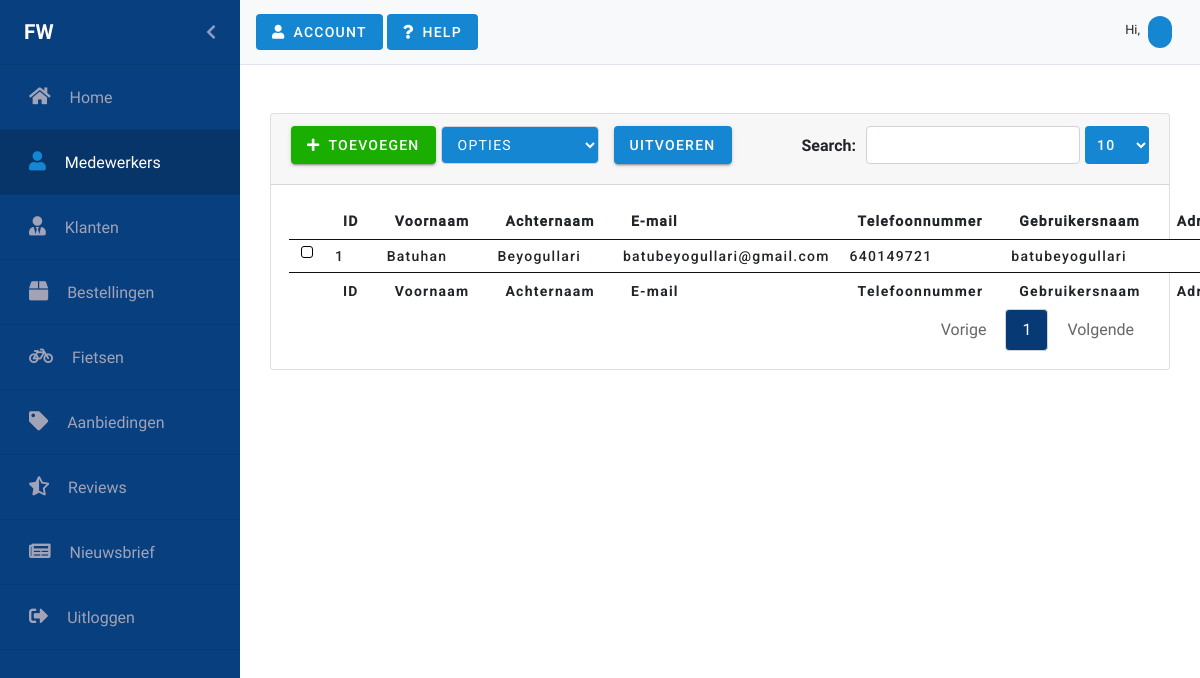
The page /medewerkers.php on the database its author committed.
### tables this page shows
CREATE TABLE `employees` (
  `id` int(11) NOT NULL,
  `username` varchar(50) NOT NULL,
  `first_name` varchar(30) NOT NULL,
  `last_name` varchar(30) NOT NULL,
  `adress` varchar(60) NOT NULL,
  `city` varchar(45) NOT NULL,
  `zip_code` varchar(6) NOT NULL,
  `email` varchar(60) NOT NULL,
  `email_verified` tinyint(1) NOT NULL,
  `phone` int(11) NOT NULL,
  `password` varchar(255) NOT NULL,
  `invite_code` varchar(40) NOT NULL,
  `register_date` datetime NOT NULL,
  `remember_me` varchar(80) NOT NULL,
  `last_login` datetime NOT NULL
);

### medewerkers.php (the view, shortened to what this page needs)
<?php
require_once("Controllers/dbconnect.php");
$records = $con->query("SELECT * FROM employees");
?>
<html lang="en">
<head>
    <link rel="stylesheet" href="https://stackpath.bootstrapcdn.com/bootstrap/4.3.1/css/bootstrap.min.css"
>
    <link rel="stylesheet" href="https://use.fontawesome.com/releases/v5.8.2/css/all.css"
          type='text/css' media='all'>
    <link href="css/Material/material-components-web.min.css" rel="stylesheet">
    <link rel="stylesheet" href="scss/backend.css">
    <link rel="stylesheet" type="text/css" href="css/Datatable/select.dataTables.min.css">
    <link rel="stylesheet" type="text/css" href="css/Datatable/datatables.min.css"/>
    <link rel="stylesheet" type="text/css" href="css/Animate/animate.css">
</head>
<body>
<div id="wrapper" class="toggled">
    <div id="sidebar-wrapper" class="sidebarAnimation">
        <ul class="sidebarUl">
            <div class="sidebarProfilePicture pl-4 pr-4" id="sidebarProfilePicture">
                <span class="logo sidebarUsername">FW</span>
                <a href="#menu-toggle" id="menu-toggle" class="aSidebarChevron float-right">
                    <i class="fas fa-chevron-left" id="chevron"></i>
                </a>
            </div>
            <li class="sidebarLi">
                <a class="accordion-toggle collapsed toggle-switch" href="index.php">
                    <div class="sidebarData">
                        <span class="sidebar-icon"><i class="fas fa-home iconwidth"></i></span>
                        <span class="pr-15"></span>
                        <span class="sidebar-title">Home</span>
                    </div>
                </a>
            </li>
            <li class="sidebarLi active">
                <a class="accordion-toggle collapsed toggle-switch" href="#">
                    <div class="sidebarData">
                        <span class="sidebar-icon"><i class="fas fa-user iconwidth"></i></span>
                        <span class="pr-15"></span>
                        <span class="sidebar-title">Medewerkers</span>
                    </div>
                </a>
            </li>
            <li class="sidebarLi">
                <a class="accordion-toggle collapsed toggle-switch" href="klanten.php">
                    <div class="sidebarData">
                        <span class="sidebar-icon"><i class="fas fa-user-tie iconwidth"></i></span>
                        <span class="pr-15"></span>
                        <span class="sidebar-title">Klanten</span>
                    </div>
                </a>
            </li>
            <li class="sidebarLi" id="bestellingen" data-toggle="collapse" href="#submenu-2">
                <a class="accordion-toggle collapsed toggle-switch" data-toggle="collapse" href="#submenu-2">
                    <div class="sidebarData">
                        <span class="sidebar-icon"><i class="fa fa-box iconwidth"></i></span>
                        <span class="pr-15"></span>
                        <span class="sidebar-title">Bestellingen</span>
                    </div>
                </a>
            </li>
            <li class="sidebarLi">
                <a class="accordion-toggle collapsed toggle-switch" href="fietsen.php">
                    <div class="sidebarData">
                        <span class="sidebar-icon"><i class="fa fa-bicycle iconwidth"></i></span>
                        <span class="pr-15"></span>
                        <span class="sidebar-title">Fietsen</span>
                    </div>
                </a>
            </li>
            <li class="sidebarLi">
                <a class="accordion-toggle collapsed toggle-switch" href="aanbiedingen.php">
                    <div class="sidebarData">
                        <span class="sidebar-icon"><i class="fas fa-tag iconwidth"></i></span>
                        <span class="pr-15"></span>
                        <span class="sidebar-title">Aanbiedingen</span>
                    </div>
                </a>
            </li>
            <li class="sidebarLi">
                <a class="accordion-toggle collapsed toggle-switch" href="reviews.php">
                    <div class="sidebarData">
                        <span class="sidebar-icon"><i class="fas fa-star-half-alt iconwidth"></i></span>
                        <span class="pr-15"></span>
                        <span class="sidebar-title">Reviews</span>
                    </div>
                </a>
            </li>
            <li class="sidebarLi">
                <a class="accordion-toggle collapsed toggle-switch" href="nieuwsbrief.php">
                    <div class="sidebarData">
                        <span class="sidebar-icon"><i class="fas fa-newspaper iconwidth"></i></span>
                        <span class="pr-15"></span>
                        <span class="sidebar-title">Nieuwsbrief</span>
                    </div>
                </a>
            </li>
            <li class="sidebarLi">
                <a class="accordion-toggle collapsed toggle-switch" href="#">
                    <div class="sidebarData">
                        <span class="sidebar-icon"><i class="fas fa-sign-out-alt iconwidth"></i></span>
                        <span class="pr-15"></span>
                        <span class="sidebar-title">Uitloggen</span>
                    </div>
                </a>
            </li>
        </ul>
    </div>
    <nav class="navbar navbar-light bg-light mr-auto nav" id="nav">
        <div class="justify-content-end">
            <button class="foo-button mdc-button mdc-button--unelevated mdc-ripple-upgraded account">
                <i class="fas fa-user"></i>
                <span class="mdc-button__label">Account</span>
            </button>
            <button class="foo-button mdc-button mdc-button--unelevated mdc-ripple-upgraded help">
                <i class="fas fa-question"></i>
                <span class="mdc-button__label">Help</span>
            </button>
        </div>
        <div class="mdc-chip-set pl-2 pr-2">
            <div class="hiUser pr-1 pt-2">
                <span class="hiNav">Hi, </span>
            </div>
            <div class="mdc-chip" tabindex="0">
            </div>
        </div>
    </nav>
    <div class="row gebruikers">
        <div class="card text-black mb-5 mt-5">
            <div class="card-header" id="card-header">
                <button class="foo-button mdc-button mdc-button--raised mdc-ripple-upgraded toevoegen" id="toevoegen"
                        data-toggle="modal" data-target="#toevoegenModal">
                    <i class="fas fa-plus"></i>
                    <span class="mdc-button__label">Toevoegen</span>
                </button>
                <div class="selectDatatable mdc-button__label">
                    <select class="form-control ">
                        <option value="" disabled selected id="opties">Opties</option>
                    </select>
                </div>
                <button class="foo-button mdc-button mdc-button--raised mdc-ripple-upgraded uitvoeren" id="uitvoeren">
                    <span class="mdc-button__label uitvoerenLabel">Uitvoeren</span>
                </button>
            </div>
            <div id="datatable-card" class="card-body-table">
                <table id="medewerkers" class="table-card" style="width:100%">
                    <thead>
                    <tr>
                        <th></th>
                        <th>ID</th>
                        <th>Voornaam</th>
                        <th>Achternaam</th>
                        <th>E-mail</th>
                        <th>Telefoonnummer</th>
                        <th>Gebruikersnaam</th>
                        <th>Adres</th>
                    </tr>
                    </thead>
                    <tbody>
                    <?php
                    while ($row = mysqli_fetch_array($records)) {
                        ?>
                        <tr>
                            <td></td>
                            <td><?php echo $row['id'] ?></td>
                            <td><?php echo $row['first_name'] ?></td>
                            <td><?php echo $row['last_name'] ?></td>
                            <td><?php echo $row['email'] ?></td>
                            <td><?php echo $row['phone'] ?></td>
                            <td><?php echo $row['username'] ?></td>
                            <td><?php echo $row['adress'] ?></td>
                        </tr>
                        <?php
                    }
                    ?>
                    </tbody>
                    <tfoot>
                    <tr>
                        <th></th>
                        <th>ID</th>
                        <th>Voornaam</th>
                        <th>Achternaam</th>
                        <th>E-mail</th>
                        <th>Telefoonnummer</th>
                        <th>Gebruikersnaam</th>
                        <th>Adres</th>
                    </tr>
                    </tfoot>
                </table>
            </div>
        </div>
    </div>
</div>
</body>
</html>

### rows shown on the page
employees: id "1", first_name "Batuhan", last_name "Beyogullari", email "batubeyogullari@gmail.com", phone "640149721", username "batubeyogullari"
